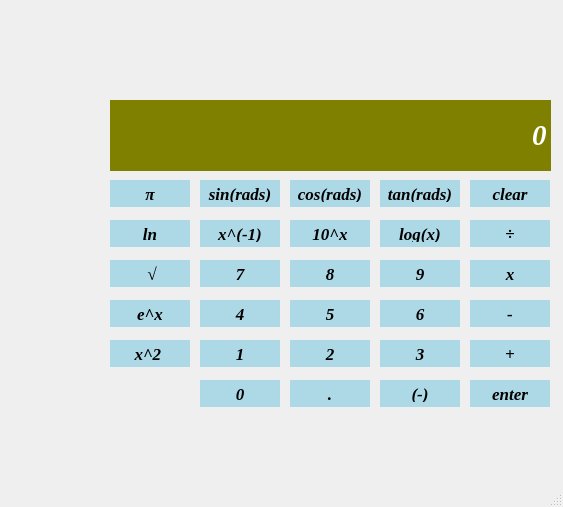
<?xml version="1.0" encoding="UTF-8"?>
<ui version="4.0">
 <class>SciCal</class>
 <widget class="QMainWindow" name="SciCal">
  <property name="geometry">
   <rect>
    <x>0</x>
    <y>0</y>
    <width>563</width>
    <height>507</height>
   </rect>
  </property>
  <property name="font">
   <font>
    <pointsize>20</pointsize>
    <bold>true</bold>
   </font>
  </property>
  <property name="windowTitle">
   <string>SciCal</string>
  </property>
  <widget class="QWidget" name="centralwidget">
   <widget class="QLineEdit" name="Display">
    <property name="geometry">
     <rect>
      <x>110</x>
      <y>100</y>
      <width>441</width>
      <height>71</height>
     </rect>
    </property>
    <property name="font">
     <font>
      <family>Times New Roman</family>
      <pointsize>22</pointsize>
      <italic>true</italic>
      <bold>true</bold>
     </font>
    </property>
    <property name="styleSheet">
     <string notr="true">QLineEdit{
	background-color: #808000;
	border: #C0C0C0;
	color:#FFFFFF
}</string>
    </property>
    <property name="text">
     <string>0</string>
    </property>
    <property name="alignment">
     <set>Qt::AlignRight|Qt::AlignTrailing|Qt::AlignVCenter</set>
    </property>
   </widget>
   <widget class="QPushButton" name="clearButton">
    <property name="geometry">
     <rect>
      <x>470</x>
      <y>180</y>
      <width>80</width>
      <height>27</height>
     </rect>
    </property>
    <property name="sizePolicy">
     <sizepolicy hsizetype="Preferred" vsizetype="Preferred">
      <horstretch>0</horstretch>
      <verstretch>0</verstretch>
     </sizepolicy>
    </property>
    <property name="font">
     <font>
      <family>Times New Roman</family>
      <pointsize>13</pointsize>
      <italic>true</italic>
      <bold>true</bold>
     </font>
    </property>
    <property name="styleSheet">
     <string notr="true">QPushButton{
	background-color: #ADD8E6;
	border: #C0C0C0;
	padding: 5px;
}
QPushButton:pressed{
	background-color: #ADD8E6;
	border: #C0C0C0;
	padding: 5px;
}</string>
    </property>
    <property name="text">
     <string>clear</string>
    </property>
   </widget>
   <widget class="QPushButton" name="divideButton">
    <property name="geometry">
     <rect>
      <x>470</x>
      <y>220</y>
      <width>80</width>
      <height>27</height>
     </rect>
    </property>
    <property name="sizePolicy">
     <sizepolicy hsizetype="Preferred" vsizetype="Preferred">
      <horstretch>0</horstretch>
      <verstretch>0</verstretch>
     </sizepolicy>
    </property>
    <property name="font">
     <font>
      <family>Times New Roman</family>
      <pointsize>13</pointsize>
      <italic>true</italic>
      <bold>true</bold>
     </font>
    </property>
    <property name="styleSheet">
     <string notr="true">QPushButton{
	background-color: #ADD8E6;
	border: #C0C0C0;
	padding: 5px;
}
QPushButton:pressed{
	background-color: #ADD8E6;
	border: #C0C0C0;
	padding: 5px;
}</string>
    </property>
    <property name="text">
     <string>÷</string>
    </property>
   </widget>
   <widget class="QPushButton" name="multiplyButton">
    <property name="geometry">
     <rect>
      <x>470</x>
      <y>260</y>
      <width>80</width>
      <height>27</height>
     </rect>
    </property>
    <property name="sizePolicy">
     <sizepolicy hsizetype="Preferred" vsizetype="Preferred">
      <horstretch>0</horstretch>
      <verstretch>0</verstretch>
     </sizepolicy>
    </property>
    <property name="font">
     <font>
      <family>Times New Roman</family>
      <pointsize>13</pointsize>
      <italic>true</italic>
      <bold>true</bold>
     </font>
    </property>
    <property name="styleSheet">
     <string notr="true">QPushButton{
	background-color: #ADD8E6;
	border: #C0C0C0;
	padding: 5px;
}
QPushButton:pressed{
	background-color: #ADD8E6;
	border: #C0C0C0;
	padding: 5px;
}</string>
    </property>
    <property name="text">
     <string>x</string>
    </property>
   </widget>
   <widget class="QPushButton" name="subtractButton">
    <property name="geometry">
     <rect>
      <x>470</x>
      <y>300</y>
      <width>80</width>
      <height>27</height>
     </rect>
    </property>
    <property name="sizePolicy">
     <sizepolicy hsizetype="Preferred" vsizetype="Preferred">
      <horstretch>0</horstretch>
      <verstretch>0</verstretch>
     </sizepolicy>
    </property>
    <property name="font">
     <font>
      <family>Times New Roman</family>
      <pointsize>13</pointsize>
      <italic>true</italic>
      <bold>true</bold>
     </font>
    </property>
    <property name="styleSheet">
     <string notr="true">QPushButton{
	background-color: #ADD8E6;
	border: #C0C0C0;
	padding: 5px;
}
QPushButton:pressed{
	background-color: #ADD8E6;
	border: #C0C0C0;
	padding: 5px;
}</string>
    </property>
    <property name="text">
     <string>-</string>
    </property>
   </widget>
   <widget class="QPushButton" name="additionButton">
    <property name="geometry">
     <rect>
      <x>470</x>
      <y>340</y>
      <width>80</width>
      <height>27</height>
     </rect>
    </property>
    <property name="sizePolicy">
     <sizepolicy hsizetype="Preferred" vsizetype="Preferred">
      <horstretch>0</horstretch>
      <verstretch>0</verstretch>
     </sizepolicy>
    </property>
    <property name="font">
     <font>
      <family>Times New Roman</family>
      <pointsize>13</pointsize>
      <italic>true</italic>
      <bold>true</bold>
     </font>
    </property>
    <property name="styleSheet">
     <string notr="true">QPushButton{
	background-color: #ADD8E6;
	border: #C0C0C0;
	padding: 5px;
}
QPushButton:pressed{
	background-color: #ADD8E6;
	border: #C0C0C0;
	padding: 5px;
}</string>
    </property>
    <property name="text">
     <string>+</string>
    </property>
   </widget>
   <widget class="QPushButton" name="enterButton">
    <property name="geometry">
     <rect>
      <x>470</x>
      <y>380</y>
      <width>80</width>
      <height>27</height>
     </rect>
    </property>
    <property name="sizePolicy">
     <sizepolicy hsizetype="Preferred" vsizetype="Preferred">
      <horstretch>0</horstretch>
      <verstretch>0</verstretch>
     </sizepolicy>
    </property>
    <property name="font">
     <font>
      <family>Times New Roman</family>
      <pointsize>13</pointsize>
      <italic>true</italic>
      <bold>true</bold>
     </font>
    </property>
    <property name="styleSheet">
     <string notr="true">QPushButton{
	background-color: #ADD8E6;
	border: #C0C0C0;
	padding: 5px;
}
QPushButton:pressed{
	background-color: #ADD8E6;
	border: #C0C0C0;
	padding: 5px;
}</string>
    </property>
    <property name="text">
     <string>enter</string>
    </property>
   </widget>
   <widget class="QPushButton" name="tanButton">
    <property name="geometry">
     <rect>
      <x>380</x>
      <y>180</y>
      <width>80</width>
      <height>27</height>
     </rect>
    </property>
    <property name="sizePolicy">
     <sizepolicy hsizetype="Preferred" vsizetype="Preferred">
      <horstretch>0</horstretch>
      <verstretch>0</verstretch>
     </sizepolicy>
    </property>
    <property name="font">
     <font>
      <family>Times New Roman</family>
      <pointsize>13</pointsize>
      <italic>true</italic>
      <bold>true</bold>
     </font>
    </property>
    <property name="styleSheet">
     <string notr="true">QPushButton{
	background-color: #ADD8E6;
	border: #C0C0C0;
	padding: 5px;
}
QPushButton:pressed{
	background-color: #ADD8E6;
	border: #C0C0C0;
	padding: 5px;
}</string>
    </property>
    <property name="text">
     <string>tan(rads)</string>
    </property>
   </widget>
   <widget class="QPushButton" name="logButton">
    <property name="geometry">
     <rect>
      <x>380</x>
      <y>220</y>
      <width>80</width>
      <height>27</height>
     </rect>
    </property>
    <property name="sizePolicy">
     <sizepolicy hsizetype="Preferred" vsizetype="Preferred">
      <horstretch>0</horstretch>
      <verstretch>0</verstretch>
     </sizepolicy>
    </property>
    <property name="font">
     <font>
      <family>Times New Roman</family>
      <pointsize>13</pointsize>
      <italic>true</italic>
      <bold>true</bold>
     </font>
    </property>
    <property name="styleSheet">
     <string notr="true">QPushButton{
	background-color: #ADD8E6;
	border: #C0C0C0;
	padding: 5px;
}
QPushButton:pressed{
	background-color: #ADD8E6;
	border: #C0C0C0;
	padding: 5px;
}</string>
    </property>
    <property name="text">
     <string>log(x)</string>
    </property>
   </widget>
   <widget class="QPushButton" name="button9">
    <property name="geometry">
     <rect>
      <x>380</x>
      <y>260</y>
      <width>80</width>
      <height>27</height>
     </rect>
    </property>
    <property name="sizePolicy">
     <sizepolicy hsizetype="Preferred" vsizetype="Preferred">
      <horstretch>0</horstretch>
      <verstretch>0</verstretch>
     </sizepolicy>
    </property>
    <property name="font">
     <font>
      <family>Times New Roman</family>
      <pointsize>13</pointsize>
      <italic>true</italic>
      <bold>true</bold>
     </font>
    </property>
    <property name="styleSheet">
     <string notr="true">QPushButton{
	background-color: #ADD8E6;
	border: #C0C0C0;
	padding: 5px;
}
QPushButton:pressed{
	background-color: #ADD8E6;
	border: #C0C0C0;
	padding: 5px;
}</string>
    </property>
    <property name="text">
     <string>9</string>
    </property>
   </widget>
   <widget class="QPushButton" name="button6">
    <property name="geometry">
     <rect>
      <x>380</x>
      <y>300</y>
      <width>80</width>
      <height>27</height>
     </rect>
    </property>
    <property name="font">
     <font>
      <family>Times New Roman</family>
      <pointsize>13</pointsize>
      <italic>true</italic>
      <bold>true</bold>
     </font>
    </property>
    <property name="styleSheet">
     <string notr="true">QPushButton{
	background-color: #ADD8E6;
	border: #C0C0C0;
	padding: 5px;
}
QPushButton:pressed{
	background-color: #ADD8E6;
	border: #C0C0C0;
	padding: 5px;
}</string>
    </property>
    <property name="text">
     <string>6</string>
    </property>
   </widget>
   <widget class="QPushButton" name="button3">
    <property name="geometry">
     <rect>
      <x>380</x>
      <y>340</y>
      <width>80</width>
      <height>27</height>
     </rect>
    </property>
    <property name="sizePolicy">
     <sizepolicy hsizetype="Preferred" vsizetype="Preferred">
      <horstretch>0</horstretch>
      <verstretch>0</verstretch>
     </sizepolicy>
    </property>
    <property name="font">
     <font>
      <family>Times New Roman</family>
      <pointsize>13</pointsize>
      <italic>true</italic>
      <bold>true</bold>
     </font>
    </property>
    <property name="styleSheet">
     <string notr="true">QPushButton{
	background-color: #ADD8E6;
	border: #C0C0C0;
	padding: 5px;
}
QPushButton:pressed{
	background-color: #ADD8E6;
	border: #C0C0C0;
	padding: 5px;
}</string>
    </property>
    <property name="text">
     <string>3</string>
    </property>
   </widget>
   <widget class="QPushButton" name="negativeButton">
    <property name="geometry">
     <rect>
      <x>380</x>
      <y>380</y>
      <width>80</width>
      <height>27</height>
     </rect>
    </property>
    <property name="sizePolicy">
     <sizepolicy hsizetype="Preferred" vsizetype="Preferred">
      <horstretch>0</horstretch>
      <verstretch>0</verstretch>
     </sizepolicy>
    </property>
    <property name="font">
     <font>
      <family>Times New Roman</family>
      <pointsize>13</pointsize>
      <italic>true</italic>
      <bold>true</bold>
     </font>
    </property>
    <property name="styleSheet">
     <string notr="true">QPushButton{
	background-color: #ADD8E6;
	border: #C0C0C0;
	padding: 5px;
}
QPushButton:pressed{
	background-color: #ADD8E6;
	border: #C0C0C0;
	padding: 5px;
}</string>
    </property>
    <property name="text">
     <string>(-)</string>
    </property>
   </widget>
   <widget class="QPushButton" name="cosButton">
    <property name="geometry">
     <rect>
      <x>290</x>
      <y>180</y>
      <width>80</width>
      <height>27</height>
     </rect>
    </property>
    <property name="sizePolicy">
     <sizepolicy hsizetype="Preferred" vsizetype="Preferred">
      <horstretch>0</horstretch>
      <verstretch>0</verstretch>
     </sizepolicy>
    </property>
    <property name="font">
     <font>
      <family>Times New Roman</family>
      <pointsize>13</pointsize>
      <italic>true</italic>
      <bold>true</bold>
     </font>
    </property>
    <property name="styleSheet">
     <string notr="true">QPushButton{
	background-color: #ADD8E6;
	border: #C0C0C0;
	padding: 5px;
}
QPushButton:pressed{
	background-color: #ADD8E6;
	border: #C0C0C0;
	padding: 5px;
}</string>
    </property>
    <property name="text">
     <string>cos(rads)</string>
    </property>
   </widget>
   <widget class="QPushButton" name="tenExponent">
    <property name="geometry">
     <rect>
      <x>290</x>
      <y>220</y>
      <width>80</width>
      <height>27</height>
     </rect>
    </property>
    <property name="sizePolicy">
     <sizepolicy hsizetype="Preferred" vsizetype="Preferred">
      <horstretch>0</horstretch>
      <verstretch>0</verstretch>
     </sizepolicy>
    </property>
    <property name="font">
     <font>
      <family>Times New Roman</family>
      <pointsize>13</pointsize>
      <italic>true</italic>
      <bold>true</bold>
     </font>
    </property>
    <property name="styleSheet">
     <string notr="true">QPushButton{
	background-color: #ADD8E6;
	border: #C0C0C0;
	padding: 5px;
}
QPushButton:pressed{
	background-color: #ADD8E6;
	border: #C0C0C0;
	padding: 5px;
}</string>
    </property>
    <property name="text">
     <string>10^x</string>
    </property>
   </widget>
   <widget class="QPushButton" name="button8">
    <property name="geometry">
     <rect>
      <x>290</x>
      <y>260</y>
      <width>80</width>
      <height>27</height>
     </rect>
    </property>
    <property name="sizePolicy">
     <sizepolicy hsizetype="Preferred" vsizetype="Preferred">
      <horstretch>0</horstretch>
      <verstretch>0</verstretch>
     </sizepolicy>
    </property>
    <property name="font">
     <font>
      <family>Times New Roman</family>
      <pointsize>13</pointsize>
      <italic>true</italic>
      <bold>true</bold>
     </font>
    </property>
    <property name="styleSheet">
     <string notr="true">QPushButton{
	background-color: #ADD8E6;
	border: #C0C0C0;
	padding: 5px;
}
QPushButton:pressed{
	background-color: #ADD8E6;
	border: #C0C0C0;
	padding: 5px;
}</string>
    </property>
    <property name="text">
     <string>8</string>
    </property>
   </widget>
   <widget class="QPushButton" name="button5">
    <property name="geometry">
     <rect>
      <x>290</x>
      <y>300</y>
      <width>80</width>
      <height>27</height>
     </rect>
    </property>
    <property name="sizePolicy">
     <sizepolicy hsizetype="Preferred" vsizetype="Preferred">
      <horstretch>0</horstretch>
      <verstretch>0</verstretch>
     </sizepolicy>
    </property>
    <property name="font">
     <font>
      <family>Times New Roman</family>
      <pointsize>13</pointsize>
      <italic>true</italic>
      <bold>true</bold>
     </font>
    </property>
    <property name="styleSheet">
     <string notr="true">QPushButton{
	background-color: #ADD8E6;
	border: #C0C0C0;
	padding: 5px;
}
QPushButton:pressed{
	background-color: #ADD8E6;
	border: #C0C0C0;
	padding: 5px;
}</string>
    </property>
    <property name="text">
     <string>5</string>
    </property>
   </widget>
   <widget class="QPushButton" name="button2">
    <property name="geometry">
     <rect>
      <x>290</x>
      <y>340</y>
      <width>80</width>
      <height>27</height>
     </rect>
    </property>
    <property name="sizePolicy">
     <sizepolicy hsizetype="Preferred" vsizetype="Preferred">
      <horstretch>0</horstretch>
      <verstretch>0</verstretch>
     </sizepolicy>
    </property>
    <property name="font">
     <font>
      <family>Times New Roman</family>
      <pointsize>13</pointsize>
      <italic>true</italic>
      <bold>true</bold>
     </font>
    </property>
    <property name="styleSheet">
     <string notr="true">QPushButton{
	background-color: #ADD8E6;
	border: #C0C0C0;
	padding: 5px;
}
QPushButton:pressed{
	background-color: #ADD8E6;
	border: #C0C0C0;
	padding: 5px;
}</string>
    </property>
    <property name="text">
     <string>2</string>
    </property>
   </widget>
   <widget class="QPushButton" name="decimalButton">
    <property name="geometry">
     <rect>
      <x>290</x>
      <y>380</y>
      <width>80</width>
      <height>27</height>
     </rect>
    </property>
    <property name="sizePolicy">
     <sizepolicy hsizetype="Preferred" vsizetype="Preferred">
      <horstretch>0</horstretch>
      <verstretch>0</verstretch>
     </sizepolicy>
    </property>
    <property name="font">
     <font>
      <family>Times New Roman</family>
      <pointsize>13</pointsize>
      <italic>true</italic>
      <bold>true</bold>
     </font>
    </property>
    <property name="styleSheet">
     <string notr="true">QPushButton{
	background-color: #ADD8E6;
	border: #C0C0C0;
	padding: 5px;
}
QPushButton:pressed{
	background-color: #ADD8E6;
	border: #C0C0C0;
	padding: 5px;
}</string>
    </property>
    <property name="text">
     <string>.</string>
    </property>
   </widget>
   <widget class="QPushButton" name="sinButton">
    <property name="geometry">
     <rect>
      <x>200</x>
      <y>180</y>
      <width>80</width>
      <height>27</height>
     </rect>
    </property>
    <property name="sizePolicy">
     <sizepolicy hsizetype="Preferred" vsizetype="Preferred">
      <horstretch>0</horstretch>
      <verstretch>0</verstretch>
     </sizepolicy>
    </property>
    <property name="font">
     <font>
      <family>Times New Roman</family>
      <pointsize>13</pointsize>
      <italic>true</italic>
      <bold>true</bold>
     </font>
    </property>
    <property name="styleSheet">
     <string notr="true">QPushButton{
	background-color: #ADD8E6;
	border: #C0C0C0;
	padding: 5px;
}
QPushButton:pressed{
	background-color: #ADD8E6;
	border: #C0C0C0;
	padding: 5px;
}</string>
    </property>
    <property name="text">
     <string>sin(rads)</string>
    </property>
   </widget>
   <widget class="QPushButton" name="inverseButton">
    <property name="geometry">
     <rect>
      <x>200</x>
      <y>220</y>
      <width>80</width>
      <height>27</height>
     </rect>
    </property>
    <property name="sizePolicy">
     <sizepolicy hsizetype="Preferred" vsizetype="Preferred">
      <horstretch>0</horstretch>
      <verstretch>0</verstretch>
     </sizepolicy>
    </property>
    <property name="font">
     <font>
      <family>Times New Roman</family>
      <pointsize>13</pointsize>
      <italic>true</italic>
      <bold>true</bold>
     </font>
    </property>
    <property name="styleSheet">
     <string notr="true">QPushButton{
	background-color: #ADD8E6;
	border: #C0C0C0;
	padding: 5px;
}
QPushButton:pressed{
	background-color: #ADD8E6;
	border: #C0C0C0;
	padding: 5px;
}</string>
    </property>
    <property name="text">
     <string>x^(-1)</string>
    </property>
   </widget>
   <widget class="QPushButton" name="button7">
    <property name="geometry">
     <rect>
      <x>200</x>
      <y>260</y>
      <width>80</width>
      <height>27</height>
     </rect>
    </property>
    <property name="sizePolicy">
     <sizepolicy hsizetype="Preferred" vsizetype="Preferred">
      <horstretch>0</horstretch>
      <verstretch>0</verstretch>
     </sizepolicy>
    </property>
    <property name="font">
     <font>
      <family>Times New Roman</family>
      <pointsize>13</pointsize>
      <italic>true</italic>
      <bold>true</bold>
     </font>
    </property>
    <property name="styleSheet">
     <string notr="true">QPushButton{
	background-color: #ADD8E6;
	border: #C0C0C0;
	padding: 5px;
}
QPushButton:pressed{
	background-color: #ADD8E6;
	border: #C0C0C0;
	padding: 5px;
}</string>
    </property>
    <property name="text">
     <string>7</string>
    </property>
   </widget>
   <widget class="QPushButton" name="button4">
    <property name="geometry">
     <rect>
      <x>200</x>
      <y>300</y>
      <width>80</width>
      <height>27</height>
     </rect>
    </property>
    <property name="sizePolicy">
     <sizepolicy hsizetype="Preferred" vsizetype="Preferred">
      <horstretch>0</horstretch>
      <verstretch>0</verstretch>
     </sizepolicy>
    </property>
    <property name="font">
     <font>
      <family>Times New Roman</family>
      <pointsize>13</pointsize>
      <italic>true</italic>
      <bold>true</bold>
     </font>
    </property>
    <property name="styleSheet">
     <string notr="true">QPushButton{
	background-color: #ADD8E6;
	border: #C0C0C0;
	padding: 5px;
}
QPushButton:pressed{
	background-color: #ADD8E6;
	border: #C0C0C0;
	padding: 5px;
}</string>
    </property>
    <property name="text">
     <string>4</string>
    </property>
   </widget>
   <widget class="QPushButton" name="button1">
    <property name="geometry">
     <rect>
      <x>200</x>
      <y>340</y>
      <width>80</width>
      <height>27</height>
     </rect>
    </property>
    <property name="sizePolicy">
     <sizepolicy hsizetype="Preferred" vsizetype="Preferred">
      <horstretch>0</horstretch>
      <verstretch>0</verstretch>
     </sizepolicy>
    </property>
    <property name="font">
     <font>
      <family>Times New Roman</family>
      <pointsize>13</pointsize>
      <italic>true</italic>
      <bold>true</bold>
     </font>
    </property>
    <property name="styleSheet">
     <string notr="true">QPushButton{
	background-color: #ADD8E6;
	border: #C0C0C0;
	padding: 5px;
}
QPushButton:pressed{
	background-color: #ADD8E6;
	border: #C0C0C0;
	padding: 5px;
}</string>
    </property>
    <property name="text">
     <string>1</string>
    </property>
   </widget>
   <widget class="QPushButton" name="button0">
    <property name="geometry">
     <rect>
      <x>200</x>
      <y>380</y>
      <width>80</width>
      <height>27</height>
     </rect>
    </property>
    <property name="sizePolicy">
     <sizepolicy hsizetype="Preferred" vsizetype="Preferred">
      <horstretch>0</horstretch>
      <verstretch>0</verstretch>
     </sizepolicy>
    </property>
    <property name="font">
     <font>
      <family>Times New Roman</family>
      <pointsize>13</pointsize>
      <italic>true</italic>
      <bold>true</bold>
     </font>
    </property>
    <property name="styleSheet">
     <string notr="true">QPushButton{
	background-color: #ADD8E6;
	border: #C0C0C0;
	padding: 5px;
}
QPushButton:pressed{
	background-color: #ADD8E6;
	border: #C0C0C0;
	padding: 5px;
}</string>
    </property>
    <property name="text">
     <string>0</string>
    </property>
   </widget>
   <widget class="QPushButton" name="squareButton">
    <property name="geometry">
     <rect>
      <x>110</x>
      <y>340</y>
      <width>80</width>
      <height>27</height>
     </rect>
    </property>
    <property name="sizePolicy">
     <sizepolicy hsizetype="Preferred" vsizetype="Preferred">
      <horstretch>0</horstretch>
      <verstretch>0</verstretch>
     </sizepolicy>
    </property>
    <property name="font">
     <font>
      <family>Times New Roman</family>
      <pointsize>13</pointsize>
      <italic>true</italic>
      <bold>true</bold>
     </font>
    </property>
    <property name="styleSheet">
     <string notr="true">QPushButton{
	background-color: #ADD8E6;
	border: #C0C0C0;
	padding: 5px;
}
QPushButton:pressed{
	background-color: #ADD8E6;
	border: #C0C0C0;
	padding: 5px;
}</string>
    </property>
    <property name="text">
     <string>x^2 </string>
    </property>
   </widget>
   <widget class="QPushButton" name="exponentButton">
    <property name="geometry">
     <rect>
      <x>110</x>
      <y>300</y>
      <width>80</width>
      <height>27</height>
     </rect>
    </property>
    <property name="sizePolicy">
     <sizepolicy hsizetype="Preferred" vsizetype="Preferred">
      <horstretch>0</horstretch>
      <verstretch>0</verstretch>
     </sizepolicy>
    </property>
    <property name="font">
     <font>
      <family>Times New Roman</family>
      <pointsize>13</pointsize>
      <italic>true</italic>
      <bold>true</bold>
     </font>
    </property>
    <property name="styleSheet">
     <string notr="true">QPushButton{
	background-color: #ADD8E6;
	border: #C0C0C0;
	padding: 5px;
}
QPushButton:pressed{
	background-color: #ADD8E6;
	border: #C0C0C0;
	padding: 5px;
}</string>
    </property>
    <property name="text">
     <string>e^x</string>
    </property>
   </widget>
   <widget class="QPushButton" name="sqaureRootButton">
    <property name="geometry">
     <rect>
      <x>110</x>
      <y>260</y>
      <width>80</width>
      <height>27</height>
     </rect>
    </property>
    <property name="sizePolicy">
     <sizepolicy hsizetype="Preferred" vsizetype="Preferred">
      <horstretch>0</horstretch>
      <verstretch>0</verstretch>
     </sizepolicy>
    </property>
    <property name="font">
     <font>
      <family>Times New Roman</family>
      <pointsize>13</pointsize>
      <italic>true</italic>
      <bold>true</bold>
     </font>
    </property>
    <property name="styleSheet">
     <string notr="true">QPushButton{
	background-color: #ADD8E6;
	border: #C0C0C0;
	padding: 5px;
}
QPushButton:pressed{
	background-color: #ADD8E6;
	border: #C0C0C0;
	padding: 5px;
}</string>
    </property>
    <property name="text">
     <string>	√</string>
    </property>
   </widget>
   <widget class="QPushButton" name="lnButton">
    <property name="geometry">
     <rect>
      <x>110</x>
      <y>220</y>
      <width>80</width>
      <height>27</height>
     </rect>
    </property>
    <property name="sizePolicy">
     <sizepolicy hsizetype="Preferred" vsizetype="Preferred">
      <horstretch>0</horstretch>
      <verstretch>0</verstretch>
     </sizepolicy>
    </property>
    <property name="font">
     <font>
      <family>Times New Roman</family>
      <pointsize>13</pointsize>
      <italic>true</italic>
      <bold>true</bold>
     </font>
    </property>
    <property name="styleSheet">
     <string notr="true">QPushButton{
	background-color: #ADD8E6;
	border: #C0C0C0;
	padding: 5px;
}
QPushButton:pressed{
	background-color: #ADD8E6;
	border: #C0C0C0;
	padding: 5px;
}</string>
    </property>
    <property name="text">
     <string>ln</string>
    </property>
   </widget>
   <widget class="QPushButton" name="piButton">
    <property name="geometry">
     <rect>
      <x>110</x>
      <y>180</y>
      <width>80</width>
      <height>27</height>
     </rect>
    </property>
    <property name="sizePolicy">
     <sizepolicy hsizetype="Preferred" vsizetype="Preferred">
      <horstretch>0</horstretch>
      <verstretch>0</verstretch>
     </sizepolicy>
    </property>
    <property name="font">
     <font>
      <family>Times New Roman</family>
      <pointsize>13</pointsize>
      <italic>true</italic>
      <bold>true</bold>
     </font>
    </property>
    <property name="styleSheet">
     <string notr="true">QPushButton{
	background-color: #ADD8E6;
	border: #C0C0C0;
	padding: 5px;
}
QPushButton:pressed{
	background-color: #ADD8E6;
	border: #C0C0C0;
	padding: 5px;
}</string>
    </property>
    <property name="text">
     <string>π</string>
    </property>
   </widget>
   <zorder>exponentButton</zorder>
   <zorder>Display</zorder>
   <zorder>clearButton</zorder>
   <zorder>divideButton</zorder>
   <zorder>multiplyButton</zorder>
   <zorder>subtractButton</zorder>
   <zorder>additionButton</zorder>
   <zorder>enterButton</zorder>
   <zorder>tanButton</zorder>
   <zorder>logButton</zorder>
   <zorder>button9</zorder>
   <zorder>button6</zorder>
   <zorder>button3</zorder>
   <zorder>negativeButton</zorder>
   <zorder>cosButton</zorder>
   <zorder>tenExponent</zorder>
   <zorder>button8</zorder>
   <zorder>button5</zorder>
   <zorder>button2</zorder>
   <zorder>decimalButton</zorder>
   <zorder>sinButton</zorder>
   <zorder>inverseButton</zorder>
   <zorder>button7</zorder>
   <zorder>button4</zorder>
   <zorder>button1</zorder>
   <zorder>button0</zorder>
   <zorder>squareButton</zorder>
   <zorder>sqaureRootButton</zorder>
   <zorder>lnButton</zorder>
   <zorder>piButton</zorder>
  </widget>
  <widget class="QMenuBar" name="menubar">
   <property name="geometry">
    <rect>
     <x>0</x>
     <y>0</y>
     <width>563</width>
     <height>42</height>
    </rect>
   </property>
  </widget>
  <widget class="QStatusBar" name="statusbar"/>
 </widget>
 <resources/>
 <connections/>
</ui>
